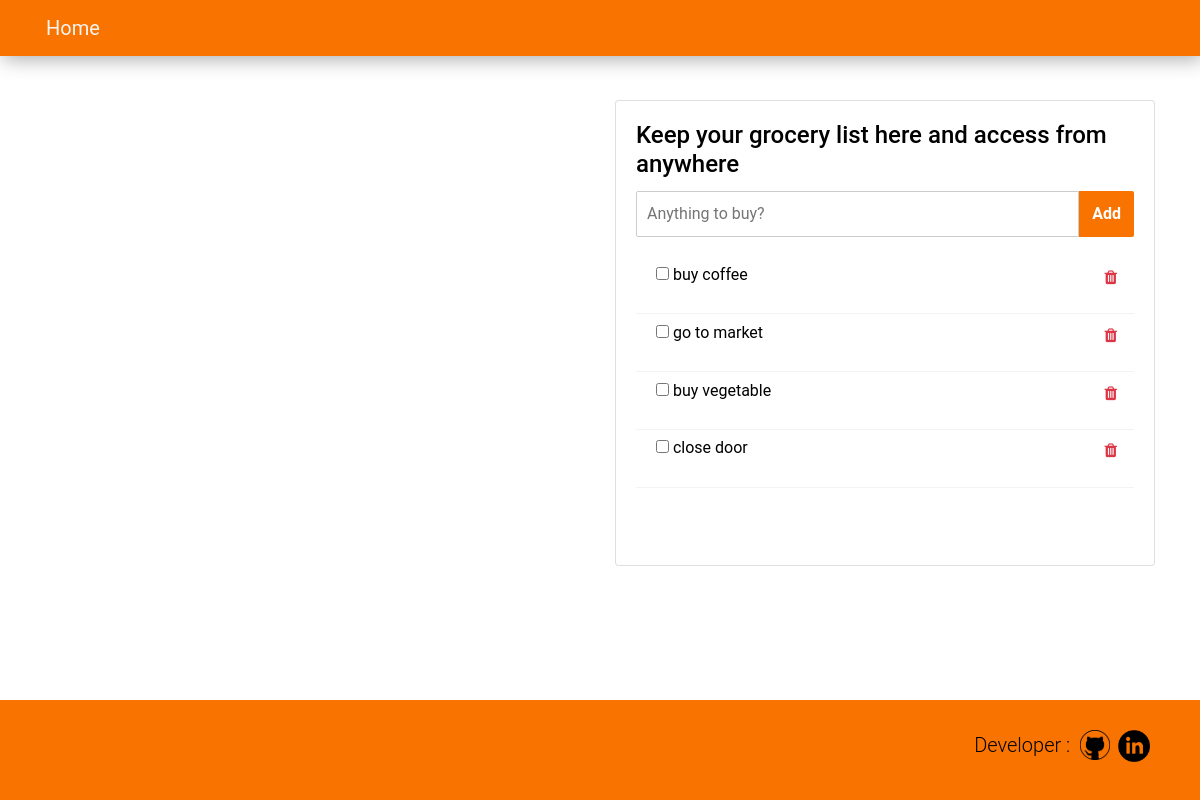
The page /shopping/ on the database as committed earlier.
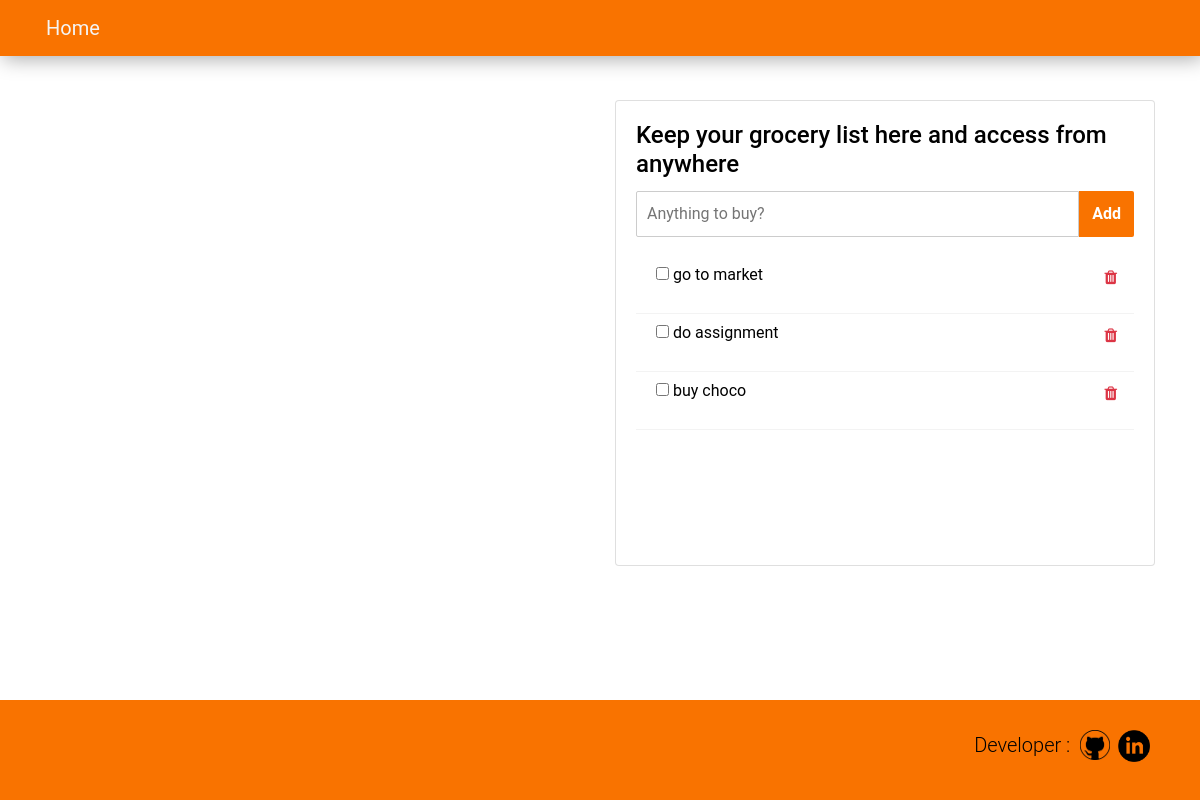
The same page on the database as committed later.
### tables this page shows
CREATE TABLE todo (
       id integer primary key AUTOINCREMENT not null,
       title text not null,
       description text,
       due_date date,
       due_time timestamp,
       status text);

### todo.py (the view)
@bp.route('/shopping/', methods=['GET', 'POST'])
def shopping():
    conn = db.get_db()
    cursor = conn.cursor()
    if request.method == "GET":
        cursor.execute("select id, title from todo")
        data = cursor.fetchall()
        return render_template('todo/shopping.html', data=data, )#nav_right_text=username
    elif request.method == "POST":
        newtodo = request.form.get('new-todo')
        cursor.execute("insert into todo (title,) values (?)", [newtodo])
        conn.commit()
        return redirect(url_for("todo.shopping"), 302)

### db.py (called while the page is built)
def get_db():
	if 'db' not in g:
		dbname = current_app.config['DATABASE']
		g.db = sqlite3.connect(dbname)
	return g.db

### templates/todo/shopping.html (shortened to what this page needs)
{% extends "todo/base.html" %}
{% block header %}
	<div class='row'>
	    <div class='col-lg-6'>
	    </div>
	    <div class='col-lg-6'>
                <div class="card">
                    <div class="card-body">
                        <h4 class="card-title">Keep your grocery list here and access from anywhere</h4>
			<form action="{{url_for('todo.todos')}}" method="POST">
                        <div class="d-flex">
				<input type="text" class=" todo-input" placeholder="Anything to buy?" name='new-todo'> <button type='submit' class="btn todo-add-btn">Add</button>
			</div>
			</form>
			    <div class='scroll-area-sm'>
                            <ul class="todo-list">
				{% for id, title in data %}
                                <li>
				<div class='content-wrapper '>
                                    <form action="{{url_for('todo.tick', id=id)}}" method="POST">
                                    <div class="form-check"> <label class="form-check-label"> <input class="checkbox" type="checkbox" name='tick' value='completed'> {{title}}</label> </div>
				    </form>
				    <div class="content-right">
				    <form action="{{url_for('todo.delete', id=id)}}" method="POST">
					<button class="border-0 btn-transition btn btn-outline-danger"> <i class="fa fa-trash"></i> </button> </div>
				</div>
                                </li>
				{%endfor%}
                            </ul>
			    </div>
                    </div>
                </div>
	   </div>
	</div>
{% endblock %}

Rows that differ between the two databases and show on the page:
removed todo: title "buy coffee"
removed todo: title "buy vegetable"
removed todo: title "close door"
added todo: title "do assignment"
added todo: title "buy choco"
